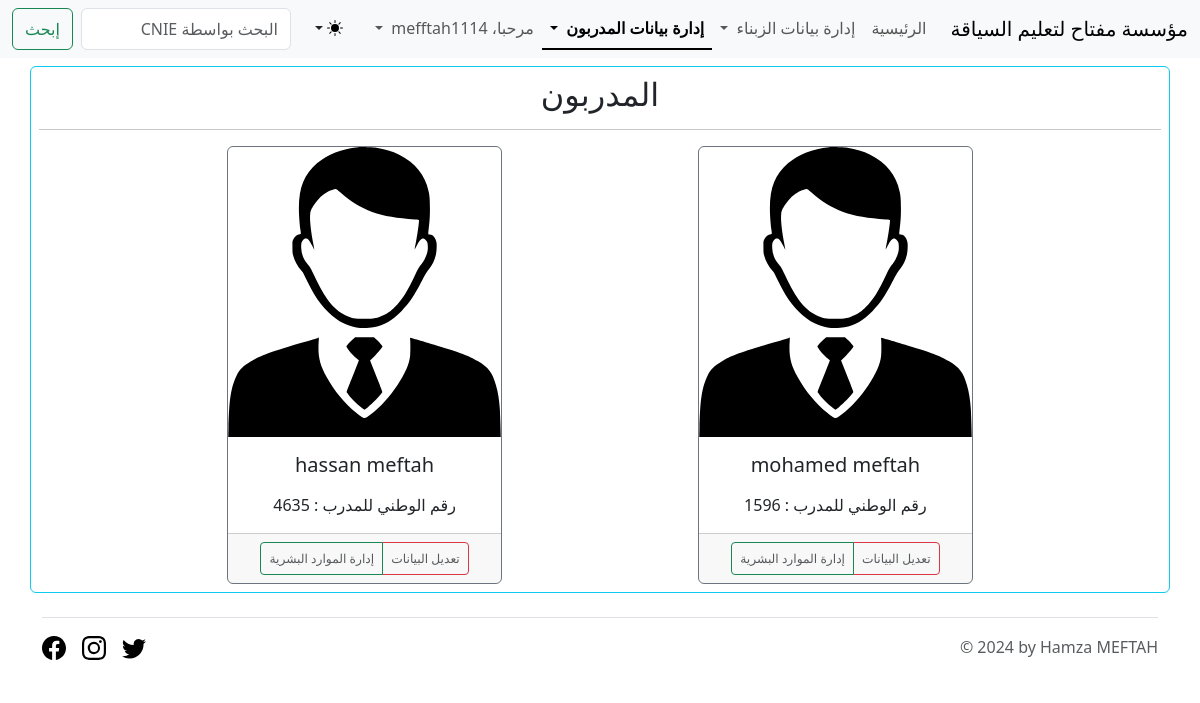
Screenshot of /monitors/monitors (signed in) with the database file from the repository.
### monitors/models.py (models this page shows, shortened)
class MonitorProfile(models.Model):
    class Meta:
        verbose_name_plural = "قائمة المدربون"
    vehicule = models.ForeignKey(Vehicule,verbose_name="العربة",on_delete=models.DO_NOTHING)
    monitor_authorization_number =models.CharField(unique=True, verbose_name="الرقم الوطني للمدرب", max_length=8)
    fnameAR = models.CharField(max_length=15,verbose_name="الإسم الشخصي")
    lnameAR = models.CharField(max_length=15,verbose_name="الإسم العائلي")
    fnameLA = models.CharField(max_length=15,verbose_name="First name")
    lnameLA = models.CharField(max_length=15,verbose_name="Last name")
    phone = models.CharField(max_length=14,verbose_name="رقم الهاتف")
    cnie = models.CharField(unique=True, max_length=15,verbose_name="رقم بطاقة التعريف الوطنية")
    photo_mnt = models.ImageField(blank=True, null=True,upload_to='photos/monitors/%Y/%m/%d/',verbose_name="الصورة الشخصية" )
    GENDER_CHOICES = (
        (1, "ذكر"),
        (2, "أنثى"),
    )
    gender = models.PositiveSmallIntegerField(choices=GENDER_CHOICES,verbose_name="الجنس", default=1,serialize=True)
    CATY_CHOICES = (
        (1, "A"),
        (2, "A1"),
        (3, "B"),
    )
    category = models.PositiveSmallIntegerField(choices=CATY_CHOICES ,verbose_name="الصنف", default=3,serialize=True)
    nationality = models.CharField(default="MAROCAINE", max_length=15,verbose_name="الجنسية")
    joined_date = models.DateField(verbose_name="تاريخ التسجيل",auto_now_add=True,editable=True)

### monitors/views.py (the view)
# urls.py: path('monitors/', include('monitors.urls')),
def monitors(request):
    if request.user is not None and not request.user.is_anonymous:
        context=None
        monitors = MonitorProfile.objects.all()
        context = {
            'monitors':monitors
        }
        return render(request,'monitors/monitors.html',context)
    else:
        return redirect('signin')

### templates/monitors/monitors.html (shortened to what this page needs)
{% extends 'base.html' %}
{% load static %}
{% block content %}
<div class="container p-2 my-2 rounded border border-info">
    <h2 class="text-center">المدربون</h2>
    <hr>
    {% if request.user.is_authenticated %}
        {% if monitors.count < 1 %}
            <div class="alert alert-warning text-center " role="alert">
                <h2>عذرا، لم يتم تسجيل أي مدرب حاليا.</h2>
            </div>
            <div class="d-grid gap-2">
                <a href="{% url 'addmonitor' %}" class="btn btn-success ">إضافة مدرب</a>
            </div>
        {% else %}
            <div class="row justify-content-evenly row-cols-xs-2 row-cols-sm-2 row-cols-md-2 row-cols-xl-4 g-2 ">
                {% for mnt in monitors %}
                        <div class="col">
                            <div class="card border-secondary h-100">
                                <img dir="ltr" src="{{ mnt.photo_mnt.url  }}" class="card-img-top" alt="{{mnt.fnameLA}}">
                                <div class="card-body">
                                    <h5 class="card-title text-center">
                                    <p>{{ mnt.fnameLA }} {{mnt.lnameLA}}</p>
                                    </h5>
                                    <div class="text-center" >
                                        <span >رقم الوطني للمدرب : {{mnt.monitor_authorization_number}}</span>
                                    </div>
                                </div>
                                <div class="card-footer text-center">
                                    <div class="btn-group btn-group-sm" role="group" aria-label="Basic outlined example">
                                        <a href="{% url 'updatemonitor' mnt_id=mnt.id %}" class="btn btn-outline-danger" ><small class="text-body-secondary">تعديل البيانات</small></a>
                                        <a href="{% url 'clients' %}?smnt={{ mnt.id }}&mng=1" class="btn btn-outline-success" ><small class="text-body-secondary">إدارة الموارد البشرية</small></a>
                                    </div>
                                </div>
                            </div>
                        </div>
                {% endfor %}
            </div>
        {% endif %}
    {% else %}
        <h4 class="alert alert-danger">
            You maust be <a href="{% url 'signin' %}" class="text-dark">Logged in</a>
        </h4>
    {% endif %}
</div>
{% endblock content %}

### templates/base.html (shortened to what this page needs)
{% load static %}
<!DOCTYPE html>
<html data-theme="dark" lang="ar" dir="rtl">
<head>
    <link rel="stylesheet" href="{% static 'css/bootstrap.rtl.min.css' %}">
    <link rel="stylesheet" href="{% static 'css/pretty-checkbox.min.css' %}">
</head>
<body>
{% include 'partials/_navbar.html' %}
{% block content %}
{% endblock %}
{% include 'partials/_footer.html' %}
</body>
</html>

### templates/partials/_navbar.html (shortened to what this page needs)
{% load static %}
<nav class="navbar sticky-top navbar-expand-lg bg-body-tertiary">
  <div class="container-fluid">
    <a class="navbar-brand" href="{% url 'index' %}">مؤسسة مفتاح لتعليم السياقة</a>
    <div class="offcanvas offcanvas-end" tabindex="-1" id="offcanvasNavbar" aria-labelledby="offcanvasNavbarLabel">
      <div class="offcanvas-body nav-underline justify-content-center">
        <ul class="navbar-nav me-auto mb-2 mb-lg-0">
          <li class="nav-item">
            <a
            {% if '/' == request.path %}
            class="nav-link active"
            {% else %}
            class="nav-link"
            {% endif %}
            aria-current="page" href="{% url 'index' %}">الرئيسية</a>
          </li>
          <li class="nav-item dropdown">
            <a
            {% if 'clients' in request.path %}
            class="nav-link dropdown-toggle active"
            {% else %}
            class="nav-link dropdown-toggle"
            {% endif %}
            href="#" role="button" data-bs-toggle="dropdown" aria-expanded="false">
              إدارة بيانات الزبناء
            </a>
          </li>
          <li class="nav-item dropdown">
            <a
            {% if 'monitors' in request.path %}
            class="nav-link dropdown-toggle active"
            {% else %}
            class="nav-link dropdown-toggle"
            {% endif %}
            href="#" role="button" data-bs-toggle="dropdown" aria-expanded="false">
              إدارة بيانات المدربون
            </a>
          </li>
          {% if request.user.is_authenticated %}
            <li class="nav-item dropdown">
              <a
              {% if 'search' in request.path %}
              class="nav-link dropdown-toggle active"
              {% else %}
              class="nav-link dropdown-toggle"
              {% endif %}
              href="#" role="button" data-bs-toggle="dropdown" aria-expanded="false">
              مرحبا، {{ request.user.username }}
              </a>
            </li>
            {% else %}
            <a class="nav-link" href="{% url 'signin' %}">تسجيل الدخول</a>
            {% endif %}
        </ul>
        <div class="nav-item dropdown">
          <button class="btn btn-link nav-link py-2 px-0 px-lg-2 dropdown-toggle d-flex align-items-center" id="bd-theme" type="button" aria-expanded="false" data-bs-toggle="dropdown" data-bs-display="static" aria-label="Toggle theme (dark)">
            <svg class="bi my-1 theme-icon-active" width="1em" height="1em">
              <use href="#moon-stars-fill"></use>
            </svg>
          </button>
        </div>
        <form action="{% url 'clients' %}" class="d-flex" role="search">
          <input class="form-control me-2" type="search" name="scnie" placeholder="البحث بواسطة CNIE" aria-label="Search">
          <div class="btn-group" role="group">
            <button class="btn btn-outline-success" type="submit">إبحث</button>
        </div>
        </form>
      </div>
    </div>
  </div>
</nav>

### templates/partials/_footer.html (shortened to what this page needs)
{% load static %}
<div class="container footerstyle ">
    <footer class="d-flex flex-wrap justify-content-between align-items-center py-3 my-4 border-top">
      <div class="col-md-4 d-flex align-items-center">
        <span dir="ltr" class="mb-3 mb-md-0 text-body-secondary">© <script>document.write(new Date().getFullYear())</script> by Hamza MEFTAH</span>
      </div>
      <ul class="nav col-md-4 justify-content-end list-unstyled d-flex">
        <li class="ms-3"><a class="text-body-secondary" href="#"><svg class="bi" width="24" height="24"><use xlink:href="#twitter"></use></svg></a></li>
        <li class="ms-3"><a class="text-body-secondary" href="#"><svg class="bi" width="24" height="24"><use xlink:href="#instagram"></use></svg></a></li>
        <li class="ms-3"><a class="text-body-secondary" href="#"><svg class="bi" width="24" height="24"><use xlink:href="#facebook"></use></svg></a></li>
      </ul>
    </footer>
</div>

### rows the page displays
MonitorProfile: photo_mnt (picture), fnameLA "mohamed", lnameLA "meftah", monitor_authorization_number "1596"
MonitorProfile: photo_mnt (picture), fnameLA "hassan", lnameLA "meftah", monitor_authorization_number "4635"
